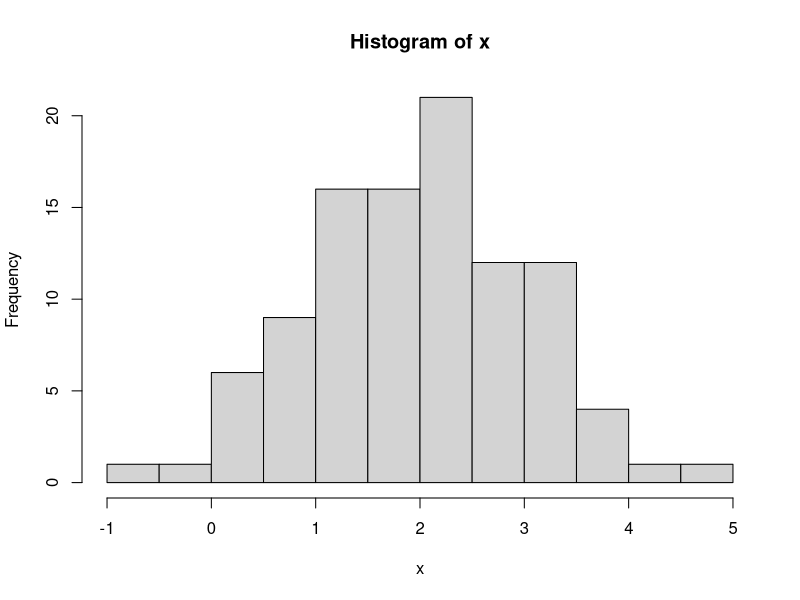
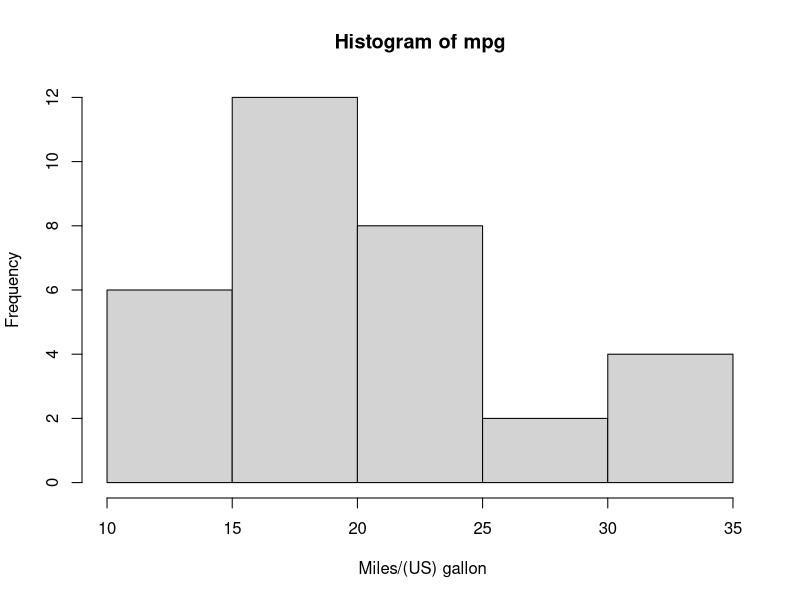
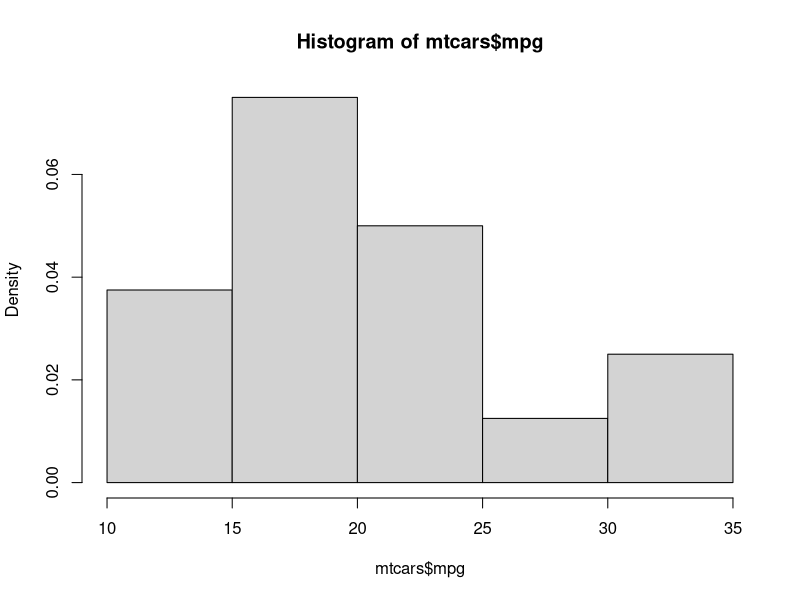
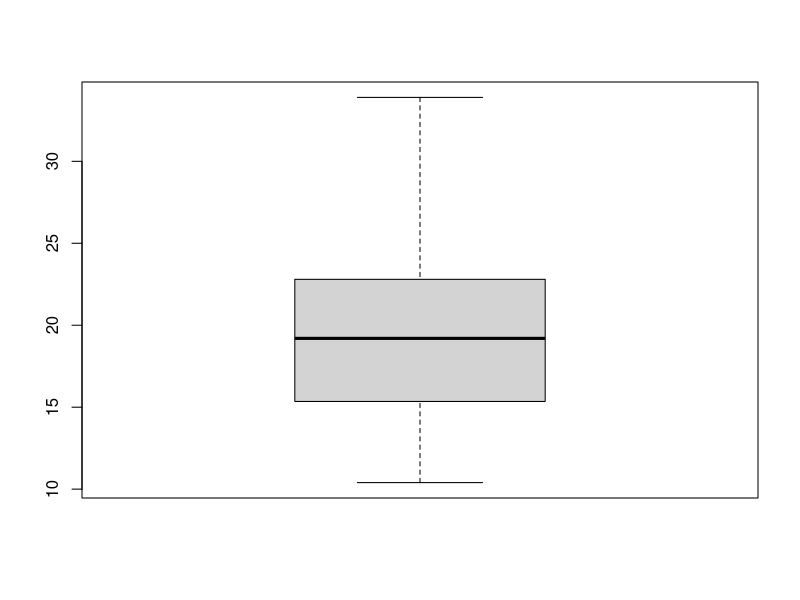
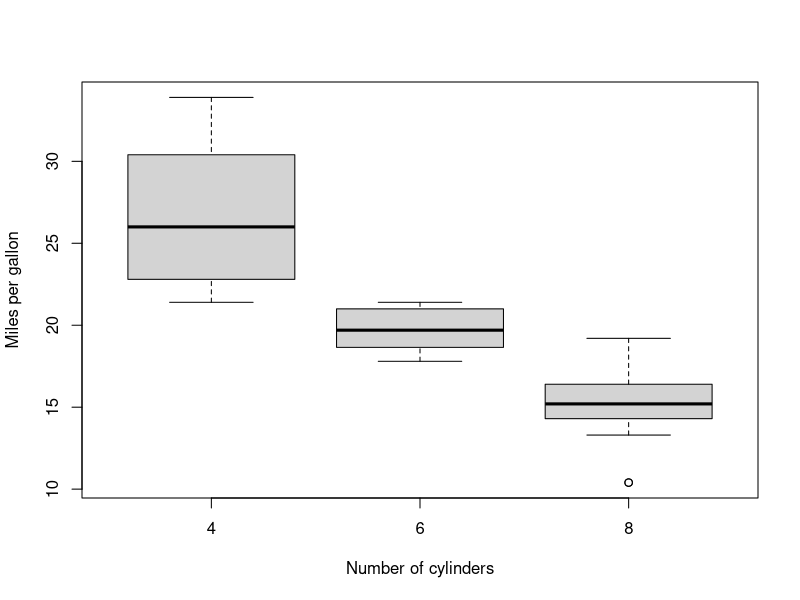
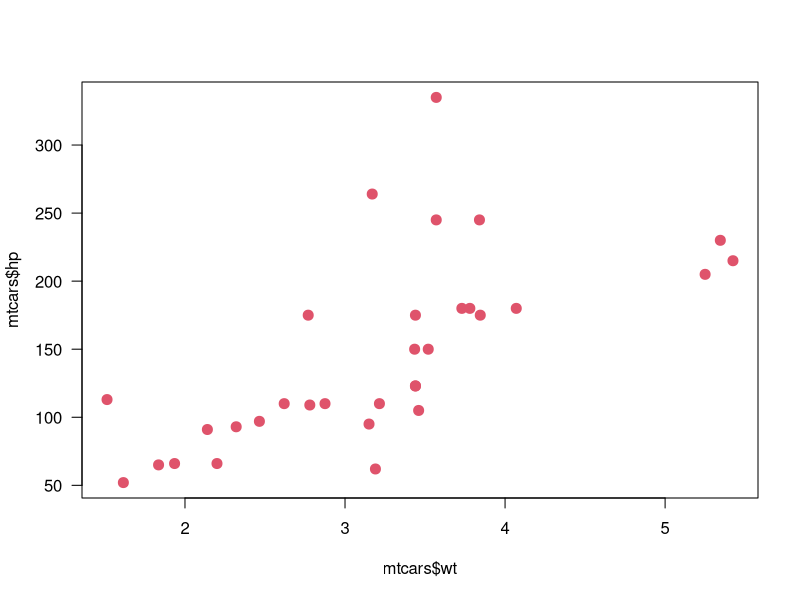
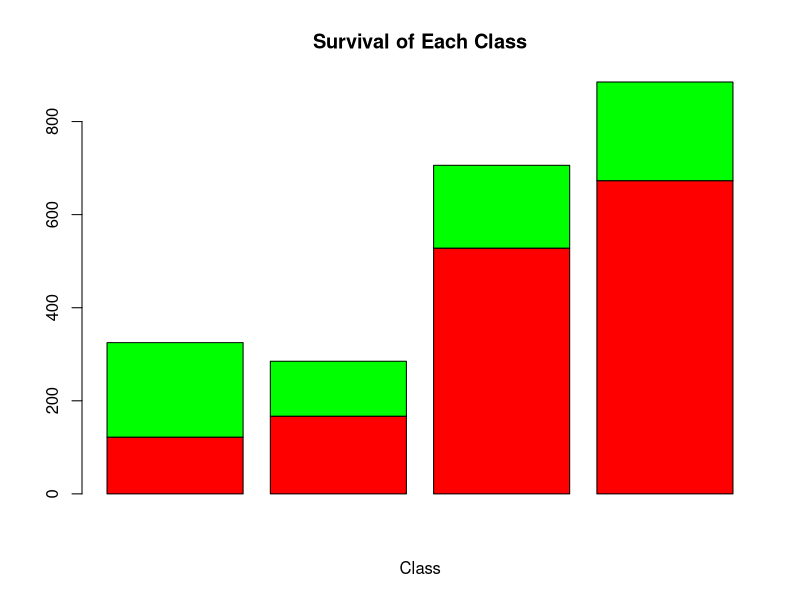
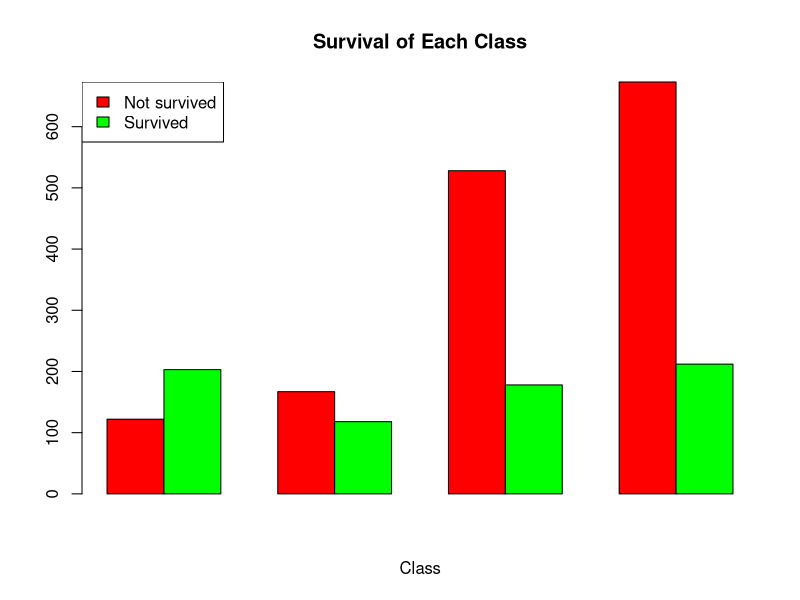

These charts were generated, in order, by the following R code:
## ---- chunk 1
knitr::opts_chunk$set(comment = ">",
                      cache = TRUE,
                      cache.path = "./cache/")
options(htmltools.dir.version = FALSE,
        dplyr.width = 60,
        dplyr.print_min = 5,
        dplyr.print_max = 5)
## ---- chunk 2
# addition
1 + 1

# subtraction
4 - 2

# multiplication
2 * 3

# division
5 / 3
## ---- chunk 3
# power
4 ^ 2

# Reminder of the division
# of 5 by 3
5 %% 3

# Integer part of the
# division of 5 by 3
5 %/% 3  
## ---- chunk 4
# numeric
1.2

# character
"Hello"

# integer
10L
## ---- chunk 5
# logical
TRUE #or just T
FALSE #or just F
## ---- chunk 6
x <- 2.14
x

y = T
y

z <- "1"
z
## ---- chunk 7
x * 100
x + y
## ---- chunk 8
x <- c(10, 20, 30, 40)
x
x[1]
## ---- chunk 9
x <- c(10, "A")
x
## ---- chunk 10
m <- matrix(1:6, nrow = 2, ncol = 3)
m
m[1,1]
m[2,]
m[,3]
## ---- chunk 11
x <- list(1:5, "Z", TRUE, c("a", "b"))
x
x[[2]]
## ---- chunk 12
x <- data.frame(var1 = 1:3, var2 = c("A", "B", "C"))
x
x$var1
x[,2]
## ---- chunk 13
x <- 1:10
x
length(x)
## ---- chunk 14
# Create a sequence
seq(from = 0, to = 10, by = 2)

# no need to write all arguments' names
seq(0, 10, 2)

# Repeat a pattern
rep(c("M", "F"), 5)

# Sort
sort(c(1, 35, 29, -19))
## ---- chunk 15
2 <= 3
2 == as.numeric("2")

x <- 1:5
x > 3
sum(x > 3)
## ---- chunk 16
x <- 1:5
y <- 7:3

comp <- rep(NA, 5)
comp
for(i in 1:5){
  comp[i] <- x[i] > y[i] # Element-wise comparison
}
comp

ifelse(x > y, 1, 0) # Vectorized version
## ---- chunk 17
x <- rnorm(100, mean = 2, sd = 1)
x[1:5]

hist(x)
## ---- chunk 18
gender <- rep(c("F", "M"), times = 3:2)
gender
gender <- as.factor(gender)
gender
## ---- chunk 19
age <- rnorm(100, 25, 2)
age_cat <- cut(age, breaks = c(0, 10, 25, 99))
age_cat[1:5]
## ---- chunk 20
x <- sample.int(5, 30, replace = T)
x[1:5]
mean(x)
median(x)
quantile(x, probs = c(.25, .5, .75))
## ---- chunk 21
table(x)
prop.table(table(x))
## ---- chunk 22
freq <- table(x)
freq[freq == max(freq)]
## ---- chunk 23
z <- rnorm(100, mean = 10, sd = 2)
var(x)
sd(x)
range(x) # returns min/max values
max(x) - min(x)
IQR(x)
quantile(x, .75) - quantile(x, .25)
## ---- chunk 24
centered_moment <- function(x, r = 2) {
  n <- length(x)
  m <- mean(x)
  return(sum((x - m)^r/n))
}

m2 <- centered_moment(z, 2)
m3 <- centered_moment(z, 3)
m4 <- centered_moment(z, 4)

# Skewness
m3/(m2^1.5)

# Kurtosis
m4/(m2^2)
## ---- chunk 25
head(mtcars)
freq <- table(mtcars$gear)
prop.table(freq)
## ---- chunk 26
freq <- table(mtcars$vs, mtcars$am)
freq
## ---- chunk 27
freq <- xtabs(~ vs + am, data = mtcars)
freq
## ---- chunk 28
hist(mtcars$mpg, main = "Histogram of mpg",
     xlab = " Miles/(US) gallon")
## ---- chunk 29
hist(mtcars$mpg, freq = FALSE)
## ---- chunk 30
boxplot(mtcars$mpg)
## ---- chunk 31
boxplot(mpg ~ cyl, data = mtcars,
        ylab = "Miles per gallon",
        xlab = "Number of cylinders")
## ---- chunk 32
plot(x = mtcars$wt, y = mtcars$hp,
     pch = 20, col = 2, las = 1, cex=2)
## ---- chunk 33
dt <- rbind(c(122, 167, 528, 673),
            c(203, 118, 178, 212))

barplot(dt, main = "Survival of Each Class",
        xlab = "Class", col = c("red","green"))
## ---- chunk 34
barplot(dt, main = "Survival of Each Class",
        xlab = "Class", col = c("red","green"),
        beside = TRUE)
legend("topleft", c("Not survived","Survived"),
       fill = c("red","green"))
